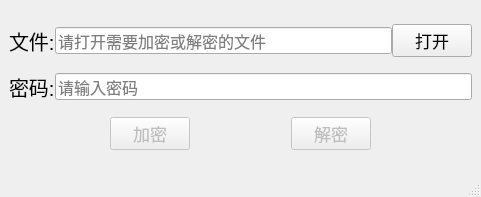
<?xml version="1.0" encoding="UTF-8"?>
<ui version="4.0">
 <class>SecretFile</class>
 <widget class="QMainWindow" name="SecretFile">
  <property name="geometry">
   <rect>
    <x>0</x>
    <y>0</y>
    <width>481</width>
    <height>197</height>
   </rect>
  </property>
  <property name="acceptDrops">
   <bool>false</bool>
  </property>
  <property name="windowTitle">
   <string>Encode</string>
  </property>
  <widget class="QWidget" name="centralwidget">
   <layout class="QVBoxLayout" name="verticalLayout" stretch="2,2,1">
    <property name="spacing">
     <number>0</number>
    </property>
    <item>
     <layout class="QHBoxLayout" name="horizontalLayout">
      <item>
       <widget class="QLabel" name="label">
        <property name="font">
         <font>
          <pointsize>15</pointsize>
         </font>
        </property>
        <property name="text">
         <string>文件:</string>
        </property>
       </widget>
      </item>
      <item>
       <widget class="QLineEdit" name="lineEdit">
        <property name="font">
         <font>
          <pointsize>12</pointsize>
         </font>
        </property>
        <property name="inputMask">
         <string/>
        </property>
        <property name="text">
         <string/>
        </property>
        <property name="readOnly">
         <bool>true</bool>
        </property>
        <property name="placeholderText">
         <string>请打开需要加密或解密的文件</string>
        </property>
       </widget>
      </item>
      <item>
       <widget class="QPushButton" name="pushButton">
        <property name="font">
         <font>
          <pointsize>13</pointsize>
         </font>
        </property>
        <property name="text">
         <string>打开</string>
        </property>
       </widget>
      </item>
     </layout>
    </item>
    <item>
     <layout class="QHBoxLayout" name="horizontalLayout_2">
      <item>
       <widget class="QLabel" name="label_2">
        <property name="font">
         <font>
          <pointsize>15</pointsize>
         </font>
        </property>
        <property name="text">
         <string>密码:</string>
        </property>
       </widget>
      </item>
      <item>
       <widget class="QLineEdit" name="lineEdit_2">
        <property name="font">
         <font>
          <pointsize>12</pointsize>
         </font>
        </property>
        <property name="echoMode">
         <enum>QLineEdit::Password</enum>
        </property>
        <property name="placeholderText">
         <string>请输入密码</string>
        </property>
       </widget>
      </item>
     </layout>
    </item>
    <item>
     <layout class="QHBoxLayout" name="horizontalLayout_3">
      <item>
       <spacer name="horizontalSpacer_2">
        <property name="orientation">
         <enum>Qt::Horizontal</enum>
        </property>
        <property name="sizeHint" stdset="0">
         <size>
          <width>40</width>
          <height>20</height>
         </size>
        </property>
       </spacer>
      </item>
      <item>
       <widget class="QPushButton" name="pushButton_2">
        <property name="enabled">
         <bool>false</bool>
        </property>
        <property name="font">
         <font>
          <pointsize>13</pointsize>
         </font>
        </property>
        <property name="text">
         <string>加密</string>
        </property>
       </widget>
      </item>
      <item>
       <spacer name="horizontalSpacer">
        <property name="orientation">
         <enum>Qt::Horizontal</enum>
        </property>
        <property name="sizeHint" stdset="0">
         <size>
          <width>40</width>
          <height>20</height>
         </size>
        </property>
       </spacer>
      </item>
      <item>
       <widget class="QPushButton" name="pushButton_3">
        <property name="enabled">
         <bool>false</bool>
        </property>
        <property name="font">
         <font>
          <pointsize>13</pointsize>
         </font>
        </property>
        <property name="text">
         <string>解密</string>
        </property>
       </widget>
      </item>
      <item>
       <spacer name="horizontalSpacer_3">
        <property name="orientation">
         <enum>Qt::Horizontal</enum>
        </property>
        <property name="sizeHint" stdset="0">
         <size>
          <width>40</width>
          <height>20</height>
         </size>
        </property>
       </spacer>
      </item>
     </layout>
    </item>
   </layout>
  </widget>
  <widget class="QStatusBar" name="statusBar"/>
 </widget>
 <resources/>
 <connections>
  <connection>
   <sender>pushButton</sender>
   <signal>clicked()</signal>
   <receiver>SecretFile</receiver>
   <slot>open_file()</slot>
   <hints>
    <hint type="sourcelabel">
     <x>432</x>
     <y>65</y>
    </hint>
    <hint type="destinationlabel">
     <x>437</x>
     <y>89</y>
    </hint>
   </hints>
  </connection>
  <connection>
   <sender>pushButton_2</sender>
   <signal>clicked()</signal>
   <receiver>SecretFile</receiver>
   <slot>encode()</slot>
   <hints>
    <hint type="sourcelabel">
     <x>183</x>
     <y>251</y>
    </hint>
    <hint type="destinationlabel">
     <x>213</x>
     <y>251</y>
    </hint>
   </hints>
  </connection>
  <connection>
   <sender>pushButton_3</sender>
   <signal>clicked()</signal>
   <receiver>SecretFile</receiver>
   <slot>decode()</slot>
   <hints>
    <hint type="sourcelabel">
     <x>381</x>
     <y>244</y>
    </hint>
    <hint type="destinationlabel">
     <x>408</x>
     <y>251</y>
    </hint>
   </hints>
  </connection>
 </connections>
 <slots>
  <slot>open_file()</slot>
  <slot>encode()</slot>
  <slot>decode()</slot>
 </slots>
</ui>
